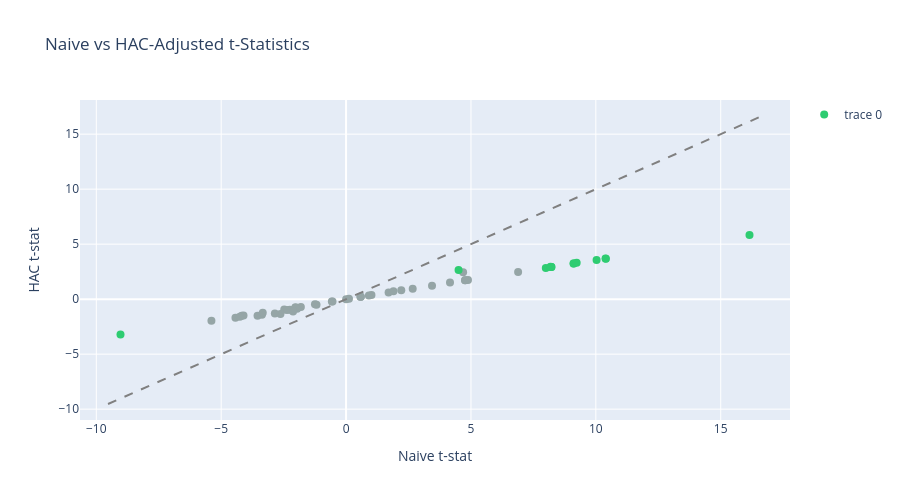

Notebook source saved alongside this figure:
### Markdown cell above
### Naive vs HAC t-Statistics

### Code cell
sig_colors = [
    "#2ecc71" if sig else "#95a5a6" for sig in eval_summary["significant_fdr05"].to_list()
]

fig_tstat = go.Figure()
fig_tstat.add_trace(
    go.Scatter(
        x=eval_summary["naive_tstat"].to_list(),
        y=eval_summary["hac_tstat"].to_list(),
        mode="markers",
        marker=dict(color=sig_colors, size=8),
        text=eval_summary["feature"].to_list(),
        hovertemplate="%{text}<br>Naive t: %{x:.2f}<br>HAC t: %{y:.2f}<extra></extra>",
    )
)
naive_tstat_min = as_float(eval_summary["naive_tstat"].min())
naive_tstat_max = as_float(eval_summary["naive_tstat"].max())
hac_tstat_min = as_float(eval_summary["hac_tstat"].min())
hac_tstat_max = as_float(eval_summary["hac_tstat"].max())
assert naive_tstat_min is not None and naive_tstat_max is not None
assert hac_tstat_min is not None and hac_tstat_max is not None
t_range = [
    min(naive_tstat_min, hac_tstat_min) - 0.5,
    max(naive_tstat_max, hac_tstat_max) + 0.5,
]
fig_tstat.add_trace(
    go.Scatter(
        x=t_range,
        y=t_range,
        mode="lines",
        line=dict(dash="dash", color="gray"),
        showlegend=False,
    )
)
fig_tstat.update_layout(
    title="Naive vs HAC-Adjusted t-Statistics",
    xaxis_title="Naive t-stat",
    yaxis_title="HAC t-stat",
    height=500,
)
fig_tstat.show()

### Figure 1 — Plotly figure (JSON) as saved in the notebook; plotly's stock layout.template omitted (floating-point values rounded to 4 significant figures)
{"data": [{"hovertemplate": "%{text}<br>Naive t: %{x:.2f}<br>HAC t: %{y:.2f}<extra></extra>", "marker": {"color": ["#2ecc71", "#2ecc71", "#2ecc71", "#2ecc71", "#2ecc71", "#2ecc71", "#2ecc71", "#2ecc71", "#2ecc71", "#2ecc71", "#95a5a6", "#2ecc71", "#95a5a6", "#95a5a6", "#95a5a6", "#95a5a6", "#95a5a6", "#95a5a6", "#95a5a6", "#2ecc71", "#95a5a6", "#95a5a6", "#95a5a6", "#95a5a6", "#95a5a6", "#95a5a6", "#95a5a6", "#95a5a6", "#95a5a6", "#95a5a6", "#95a5a6", "#95a5a6", "#95a5a6", "#95a5a6", "#95a5a6", "#95a5a6", "#95a5a6", "#95a5a6", "#95a5a6", "#95a5a6", "#95a5a6", "#95a5a6", "#95a5a6", "#95a5a6", "#95a5a6", "#95a5a6", "#95a5a6", "#95a5a6", "#95a5a6", "#95a5a6", "#95a5a6", "#95a5a6", "#2ecc71"], "size": 8}, "mode": "markers", "text": ["dist_52w_low", "vol_252d", "natr_14", "vol_126d", "vol_63d", "vol_63d_rank", "vol_21d", "skip_recent_12_1", "ret_189d", "ret_252d", "sma_ratio_200", "pct_positive_63d", "skip_recent_6_1", "ret_126d", "ret_126d_rank", "ret_63d", "sharpe_189d", "sharpe_252d", "vol_ratio_63d", "vol_ratio_21d", "sharpe_63d", "hurst_100", "vol_ratio_short", "ret_42d", "macd_line", "sma_ratio_50", "sharpe_126d", "sharpe_126d_rank", "ema_ratio_26", "chop_14", "sharpe_42d", "ret_21d", "ret_10d", "dist_52w_high", "adx_14", "rsi_14", "stoch_k", "sharpe_21d", "rsi_7", "aroon_diff", "sharpe_10d", "ret_5d", "sharpe_5d", "cci_14", "cci_21", "obv_zscore_63d", "bb_pctb_20", "vol_ratio_medium", "max_dd_126d", "mom_accel_medium", "max_dd_63d", "mom_accel_short", "mom_accel_long"], "type": "scatter", "x": [16.15, 10.4, 10.39, 10.03, 9.11, 9.11, 9.232, 8.219, 8.221, 7.997, 6.887, 8.187, 4.881, 4.765, 4.765, 4.161, 3.441, 2.668, 4.686, 4.504, 1.702, 2.21, 1.897, 1.017, 0.9129, 0.5764, 0.5866, 0.5866, 0.116, 0.001479, -0.5696, -0.5431, -1.183, -1.245, -2.022, -1.81, -1.961, -2.036, -2.247, -2.475, -2.366, -2.123, -2.628, -2.852, -3.37, -4.429, -3.544, -4.178, -3.336, -4.107, -4.254, -5.391, -9.031], "y": [5.834, 3.677, 3.704, 3.556, 3.239, 3.239, 3.302, 2.919, 2.918, 2.839, 2.474, 2.938, 1.747, 1.712, 1.712, 1.508, 1.218, 0.9381, 2.449, 2.657, 0.611, 0.8059, 0.7248, 0.3806, 0.3361, 0.2184, 0.2101, 0.2101, 0.04675, 0.0006331, -0.2094, -0.2119, -0.5013, -0.452, -0.7285, -0.7143, -0.8648, -0.7866, -0.9702, -0.9497, -0.9915, -1.114, -1.356, -1.294, -1.415, -1.684, -1.507, -1.499, -1.227, -1.482, -1.598, -1.961, -3.214]}, {"line": {"color": "gray", "dash": "dash"}, "mode": "lines", "showlegend": false, "type": "scatter", "x": [-9.531, 16.65], "y": [-9.531, 16.65]}], "layout": {"height": 500, "title": {"text": "Naive vs HAC-Adjusted t-Statistics"}, "xaxis": {"title": {"text": "Naive t-stat"}}, "yaxis": {"title": {"text": "HAC t-stat"}}}}
